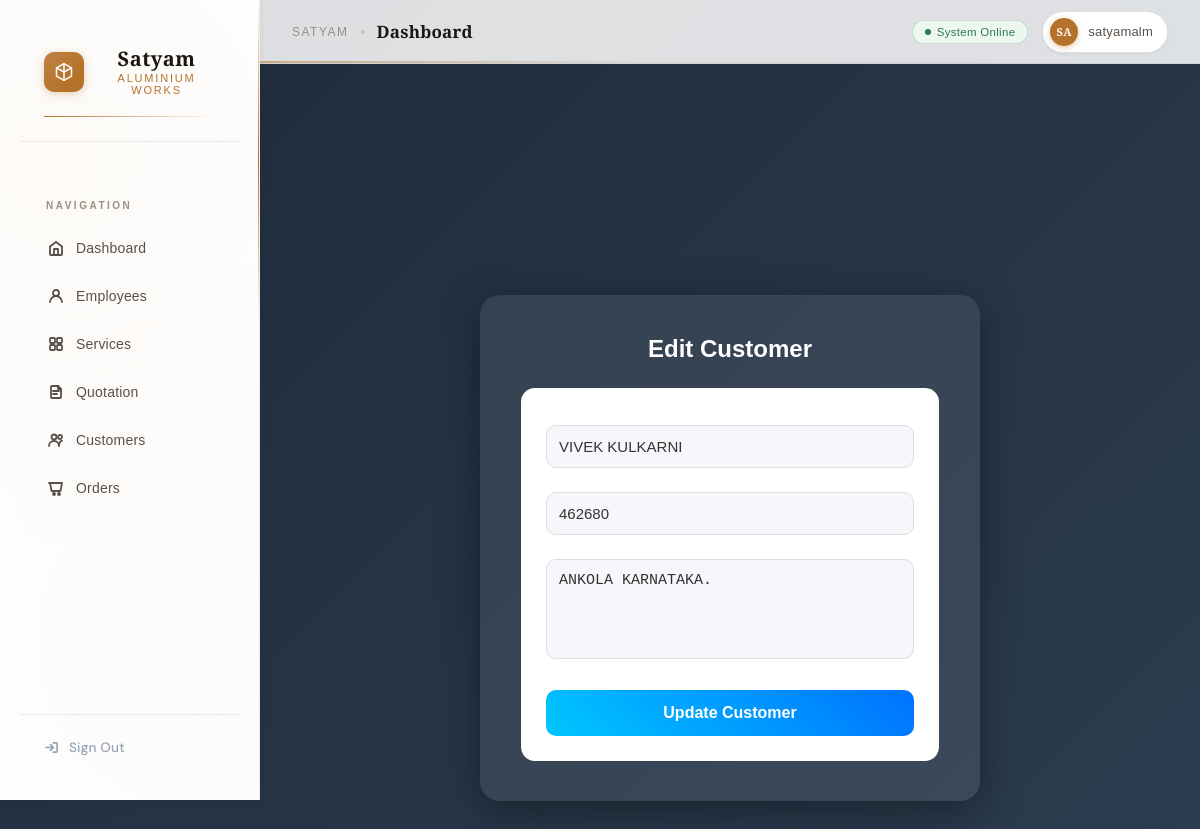
Screenshot of /edit-customer/2/ (signed in) with the database file from the repository.
### core/models.py (models this page shows, shortened)
class Customer(models.Model):
    name = models.CharField(max_length=100)
    phone = models.CharField(max_length=15)
    address = models.TextField()

### core/views.py (the view, shortened to what this page needs)
# urls.py: path('edit-customer/<int:id>/', views.edit_customer, name='edit_customer'),
@login_required(login_url='/login/')
def edit_customer(request, id):
    customer = get_object_or_404(Customer, id=id)
    return render(request, 'edit_customer.html', {'customer': customer})

### templates/edit_customer.html (shortened to what this page needs)
{% extends 'base.html' %}
{% block content %}
<div class="container">
    <div class="form-card">
        <h2>Edit Customer</h2>
        <form method="POST" class="ajax-form" data-after-success="reload">
            <input type="text" name="name" value="{{ customer.name }}" required>
            <input type="text" name="phone" value="{{ customer.phone }}" required>
            <textarea name="address">{{ customer.address }}</textarea>
            <button type="submit">Update Customer</button>
        </form>
    </div>
</div>
{% endblock %}

### templates/base.html (shortened to what this page needs)
{% load static %}
<!DOCTYPE html>
<html lang="en">
<head>
    <link rel="stylesheet" href="{% static 'css/style.css' %}">
</head>
<body>
<div class="layout">
    <aside class="sidebar" id="sidebar">
        <div class="logo">
            <div class="logo-mark">
                <div class="logo-icon">
                    <svg viewBox="0 0 24 24"><path d="M12 2L3 7v10l9 5 9-5V7L12 2z"/><path d="M12 2v20M3 7l9 5 9-5"/></svg>
                </div>
                <div class="logo-text-group">
                    <span class="logo-top">Satyam</span>
                    <span class="logo-sub">Aluminium Works</span>
                </div>
            </div>
            <span class="logo-rule"></span>
        </div>
        <nav>
            <span class="nav-section-label">Navigation</span>
            <a href="/" class="{% if request.path == '/' %}active{% endif %}">
                <svg class="nav-icon" viewBox="0 0 16 16"><path d="M2 6.5L8 2l6 4.5V14a1 1 0 01-1 1H3a1 1 0 01-1-1V6.5z"/><path d="M6 15V9h4v6"/></svg>
                Dashboard
            </a>
            <a href="/employees/" class="{% if '/employees' in request.path %}active{% endif %}">
                <svg class="nav-icon" viewBox="0 0 16 16"><circle cx="8" cy="5" r="3"/><path d="M2 14c0-3.3 2.7-6 6-6s6 2.7 6 6"/></svg>
                Employees
            </a>
            <a href="/services/" class="{% if '/services' in request.path %}active{% endif %}">
                <svg class="nav-icon" viewBox="0 0 16 16"><rect x="2" y="2" width="5" height="5" rx="1"/><rect x="9" y="2" width="5" height="5" rx="1"/><rect x="2" y="9" width="5" height="5" rx="1"/><rect x="9" y="9" width="5" height="5" rx="1"/></svg>
                Services
            </a>
            <a href="/create-quotation/" class="{% if '/quotation' in request.path or '/create-quotation' in request.path %}active{% endif %}">
                <svg class="nav-icon" viewBox="0 0 16 16"><path d="M10 2H4a1 1 0 00-1 1v10a1 1 0 001 1h8a1 1 0 001-1V5l-3-3z"/><path d="M10 2v3h3M5 7h6M5 10h4"/></svg>
                Quotation
            </a>
            <a href="/customers/" class="{% if '/customers' in request.path %}active{% endif %}">
                <svg class="nav-icon" viewBox="0 0 16 16"><circle cx="6" cy="5" r="2.5"/><path d="M1 14c0-2.8 2.2-5 5-5s5 2.2 5 5"/><circle cx="12" cy="5" r="2"/><path d="M11 13c0-2 1.3-3.7 3-4.3"/></svg>
                Customers
            </a>
            <a href="/orders/" class="{% if '/orders' in request.path %}active{% endif %}">
                <svg class="nav-icon" viewBox="0 0 16 16"><path d="M2 3h12l-1.5 8H3.5L2 3z"/><circle cx="6" cy="14" r="1"/><circle cx="11" cy="14" r="1"/><path d="M2 3H1"/></svg>
                Orders
            </a>
        </nav>
        <div class="bottom-links">
            <form method="POST" action="{% url 'logout' %}">
                <button type="submit" class="logout-btn">
                    <svg viewBox="0 0 16 16"><path d="M10 3h3a1 1 0 011 1v8a1 1 0 01-1 1h-3"/><path d="M7 11l3-3-3-3M10 8H2"/></svg>
                    Sign Out
                </button>
            </form>
        </div>
    </aside>
    <main class="main">
        <header class="topbar">
            <div class="topbar-left">
                <span class="topbar-breadcrumb">Satyam</span>
                <div class="topbar-sep"></div>
                <span class="topbar-title" id="topbar-page-title">Dashboard</span>
            </div>
            <div class="topbar-right">
                <div class="status-badge">
                    <div class="status-dot"></div>
                    System Online
                </div>
                <div class="user-pill">
                    <div class="user-avatar" id="userAvatar">
                        {{ request.user.username|slice:":2"|upper }}
                    </div>
                    {{ request.user.username }}
                </div>
            </div>
        </header>
        <section class="content">
            {% block content %}{% endblock %}
        </section>
    </main>
</div>
</body>
</html>

### static/css/style.css (style rules this page uses)
* { margin: 0; padding: 0; box-sizing: border-box; }
:root { --al-base:#e6edf3; --al-mid:#b8c3cb; --al-dark:#6b7480; --accent:#6cc0e5; --glass: rgba(255,255,255,0.06); --card-border: rgba(255,255,255,0.14); }
body { font-family: 'Inter', sans-serif; background: linear-gradient(180deg, #f6f9fb 0%, #e9eef3 60%); background-image: radial-gradient(circle at 10% 10%, rgba(255,255,255,0.03), transparent 8%), radial-gradient(circle at 90% 90%, rgba(0,0,0,0.02), transparent 12%); color: var(--al-dark); }
.layout { display: flex; }
.sidebar { width: 240px; height: 100vh; background: #0f172a; color: white; display: flex; flex-direction: column; justify-content: space-between; padding: 20px; }
.logo { text-align: center; margin-bottom: 30px; }
.sidebar nav a { display: block; padding: 12px; margin: 8px 0; color: #cbd5e1; text-decoration: none; border-radius: 8px; transition: 0.3s; }
.bottom-links button { background: none; border: none; color: #94a3b8; cursor: pointer; padding: 10px; text-decoration: none; width: 100%; text-align: left; border-radius: 8px; transition: 0.3s; }
.main { flex: 1; }
.topbar { background: white; padding: 18px 25px; display: flex; justify-content: space-between; align-items: center; border-bottom: 1px solid #e2e8f0; }
.content { padding: 30px; }
textarea { width: 100%; padding: 10px; margin-bottom: 10px; }
.form-card { background: white; padding: 30px; width: 450px; border-radius: 12px; box-shadow: 0 5px 20px rgba(0,0,0,0.08); }
.input, .form-card input, .form-card textarea, .form-card select { width: 100%; padding: 10px; margin-bottom: 12px; border-radius: 8px; border: 1px solid #ccc; }

### templates/edit_customer.html (style rules this page uses)
body { background: linear-gradient(135deg, #1f2a3a, #2c3e50); font-family: 'Poppins', sans-serif; margin: 0; }
.container { display: flex; justify-content: center; align-items: center; height: 100vh; }
.form-card { background: rgba(255, 255, 255, 0.08); backdrop-filter: blur(20px); border-radius: 20px; padding: 40px 30px; width: 500px; box-shadow: 0 10px 40px rgba(0,0,0,0.4); text-align: center; color: white; }
.form-card h2 { margin-bottom: 25px; font-size: 24px; }
.form-card form { background: #ffffff; padding: 25px; border-radius: 14px; width: 95%; margin: 0 auto; box-sizing: border-box; }
.form-card input, .form-card textarea { width: 100%; padding: 12px; margin: 12px 0; border-radius: 10px; border: 1px solid #ddd; background: #f5f7fa; color: #333; font-size: 15px; transition: 0.3s; }
.form-card textarea { height: 100px; resize: none; }
.form-card button { width: 100%; padding: 14px; margin-top: 15px; border: none; border-radius: 10px; background: linear-gradient(45deg, #00c6ff, #0072ff); color: white; font-size: 16px; font-weight: 600; cursor: pointer; transition: 0.3s; }

### rows the page displays
Customer: name "VIVEK KULKARNI", phone "462680", address "ANKOLA KARNATAKA."

### other values shown
{{ request.user.username|slice:":2"|upper }} "SA"
{{ request.user.username }} "satyamalm"
